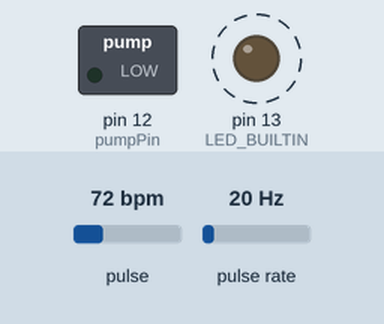
The sketch below on a simulated Arduino Uno, built with avr-gcc and run on an emulated ATmega328P. On the bench: switched loads named in the sketch (green lamp = pin HIGH), output pins drawn as LEDs (lit = HIGH). Wiring (inferred from the names in the program): pulse sensor: data pin 2. Dashed ring = blinking. The inputs (shaded band) are chosen by the test bench; at power-on: pulse 72 bpm, pulse rate 20 Hz. Random numbers use the default seed unless the sketch sets one; what the sketch prints to the serial monitor is not drawn.

Above: at 1.2 s.
1.3 s: pulse set to 93 bpm
At 2.6 s:
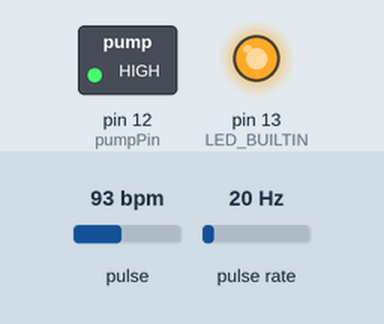
3.0 s: pulse set to 96 bpm
Timing chart, 0 to 6.0 s (numbered marks = the images above; inputs shaded):
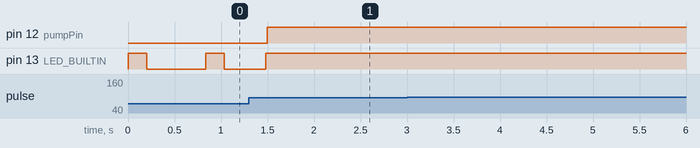

Measured:
- after the input at 3.0 s, every drawn part: stays the same

The sketch:

heartbeat.ino
```cpp
#include <Wire.h>
#define USE_ARDUINO_INTERRUPTS true    // Set-up low-level interrupts for most acurate BPM math.
#include <PulseSensorPlayground.h>     // Includes the PulseSensorPlayground Library.

const int pumpPin = 12;  // Pin connected to the pump control

const int PulseWire = 0;       // PulseSensor PURPLE WIRE connected to ANALOG PIN 0
const int LED = LED_BUILTIN;          // The on-board Arduino LED, close to PIN 13.
int Threshold = 550;           // Determine which Signal to "count as a beat" and which to ignore.
                               // Use the "Gettting Started Project" to fine-tune Threshold Value beyond default setting.
                               // Otherwise leave the default "550" value.

PulseSensorPlayground pulseSensor;  // Creates an instance of the PulseSensorPlayground object called "pulseSensor"


volatile int flow_frequency; // Measures flow sensor pulses
float l_hour; // Calculated litres/hour
unsigned char flowsensor = 2; // Sensor Input
unsigned long currentTime;
unsigned long cloopTime;


void flow () // Interrupt function
{
   flow_frequency++;
}


void setup()
{
   Serial.begin(9600);
   pinMode(pumpPin, OUTPUT);
   pinMode(flowsensor, INPUT);
   digitalWrite(flowsensor, HIGH); // Optional Internal Pull-Up
   attachInterrupt(0, flow, RISING); // Setup Interrupt
   sei(); // Enable interrupts
   currentTime = millis();
   cloopTime = currentTime;

   // Configure the PulseSensor object, by assigning our variables to it.
  pulseSensor.analogInput(PulseWire);
  pulseSensor.blinkOnPulse(LED);       //auto-magically blink Arduino's LED with heartbeat.
  pulseSensor.setThreshold(Threshold);

  // Double-check the "pulseSensor" object was created and "began" seeing a signal.
   if (pulseSensor.begin()) {
    Serial.println("We created a pulseSensor Object !");  //This prints one time at Arduino power-up,  or on Arduino reset.
  }
}


void loop()
{
    if (pulseSensor.sawStartOfBeat()) { // Constantly test to see if "a beat happened".
        int myBPM = pulseSensor.getBeatsPerMinute(); // Declare and assign value to myBPM here
        Serial.println("♥  A HeartBeat Happened ! "); // If test is "true", print a message "a heartbeat happened".
        Serial.print("BPM: "); // Print phrase "BPM: "
        Serial.println(myBPM); // Print the value inside of myBPM.

        // Additional code based on myBPM goes here or within this scope
        int salineQuantity = mapOxygenToSaline(myBPM);
        deliverSaline(salineQuantity);
       // delay(5000); // Delay here or after this block depending on your logic
    }

    // Other code for non-heartbeat related functionality goes here
}

int mapOxygenToSaline(int oxygenLevel)
{
    // Map simulated oxygen level to saline quantity based on the provided ranges
    if (oxygenLevel >= 90 && oxygenLevel <= 94)
    {
        return random(500, 1001);
    }
    else if (oxygenLevel >= 85 && oxygenLevel <= 89)
    {
        return random(1001, 2001);
    }
    else if (oxygenLevel >= 80 && oxygenLevel <= 84)
    {
        return random(2001, 3001);
    }
    else if (oxygenLevel >= 75 && oxygenLevel <= 79)
    {
        return random(3001, 4001);
    }
    else if (oxygenLevel < 75)
    {
        return random(4001, 5001);
    }
 else if (oxygenLevel > 200)
    {
        return random(4001, 5001);
    }


    // Default value if oxygen level is out of specified ranges
    return 0;
}

void deliverSaline(int quantity)
{
    //digitalWrite(pumpPin, HIGH); // Start the pump
    Serial.print("Delivering ");
    Serial.print(quantity);
    Serial.println(" milliliters of Saline...");

    currentTime = millis();
   // Every second, calculate and print litres/hour
   //float x = 1.0;

   if(currentTime >= (cloopTime + 1000))
   {
      cloopTime = currentTime; // Updates cloopTime
      // Pulse frequency (Hz) = 7.5Q, Q is flow rate in L/min.
      l_hour = ((flow_frequency *1000) / (7.5*60)); // (Pulse frequency x 60 min) / 7.5Q = flowrate in L/hour
      //flow_frequency = 0; // Reset Counter

      if(l_hour >= quantity){
        digitalWrite(pumpPin,LOW);//delay(5000);
      }
      else if(l_hour < quantity){
        digitalWrite(pumpPin,HIGH);
      }

      Serial.print(l_hour, DEC); // Print litres/hour
      Serial.println(" L/sec");


    // Simulate delivering the correct amount of saline (simplified example)
    delay(quantity * 100);

    digitalWrite(pumpPin, LOW); // Stop the pump
    Serial.println("Saline Delivered!");
    Serial.println(quantity);

  }
}
```
